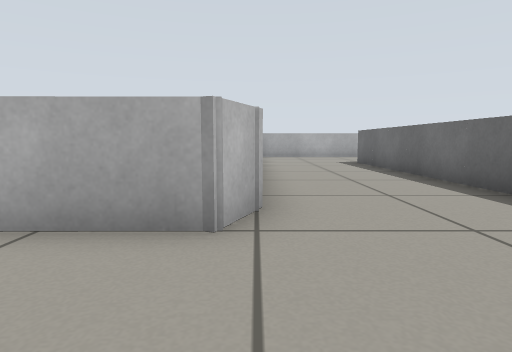
[1] (above)

20 first-person views from a walk through a world built for the Gazebo simulator. The camera is 0.41 m above the floor, tilts 6° down and sees 75° across. The floor is counted in squares, 0.5 m on a side. Each view is taken from the middle of a square. On the plan, view 1 faces up. The plan holds only what a view shows up to about 11 squares ahead; the rest is blank.

[2]
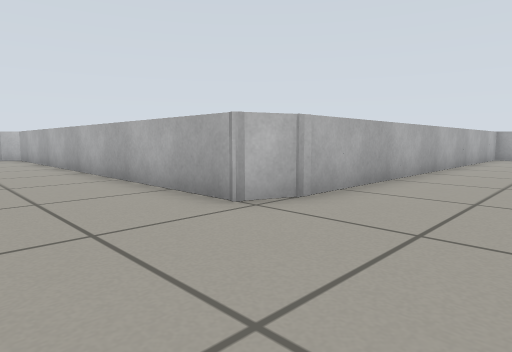

[3]
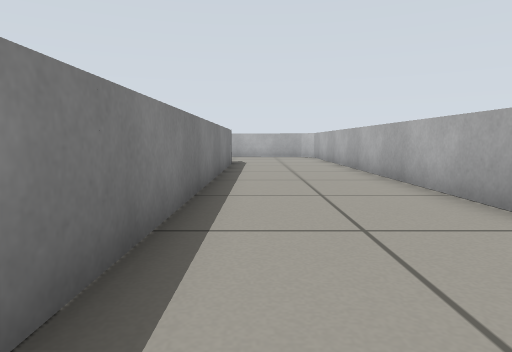

[4]
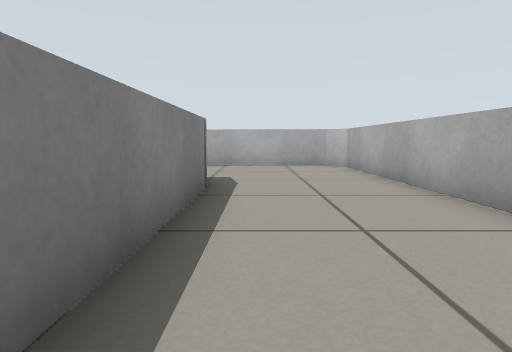

[5]
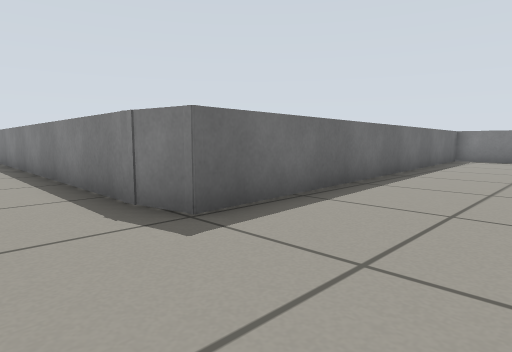

[6]
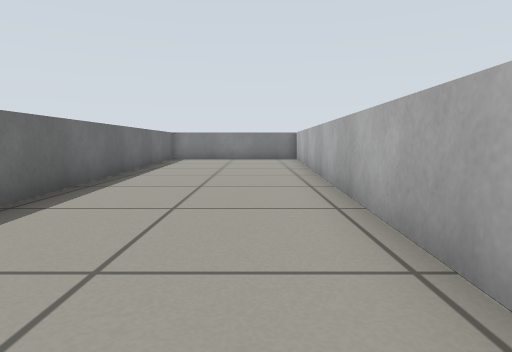

[7]
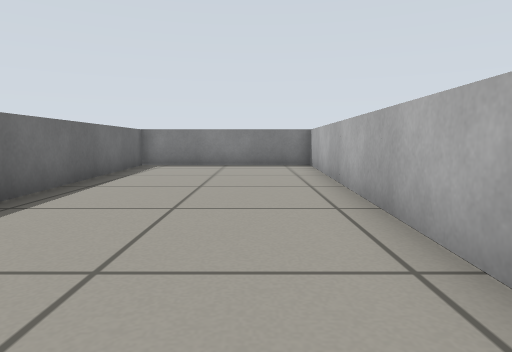

[8]
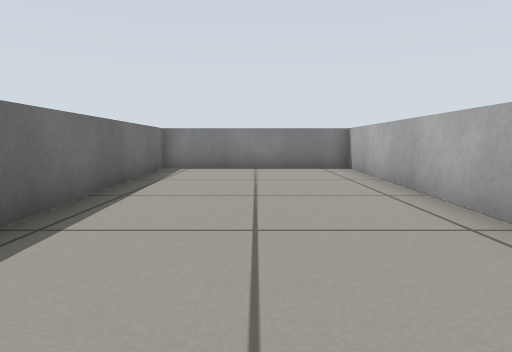

[9]
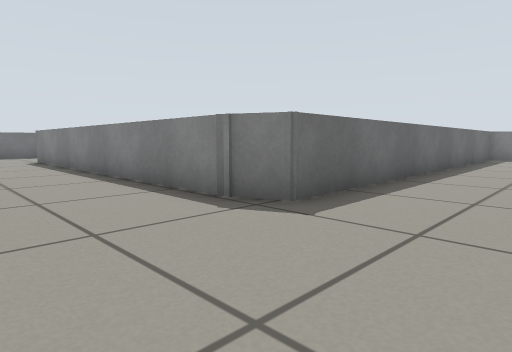

[10]
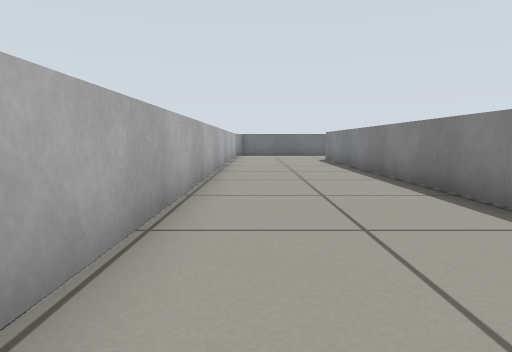

[11]
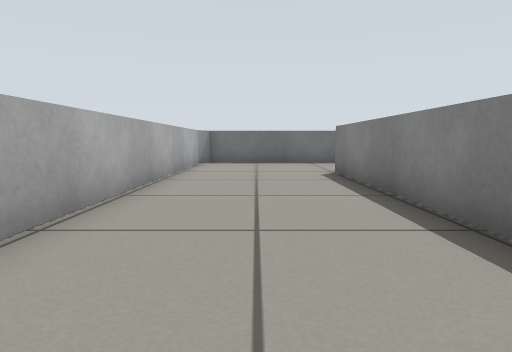

[12]
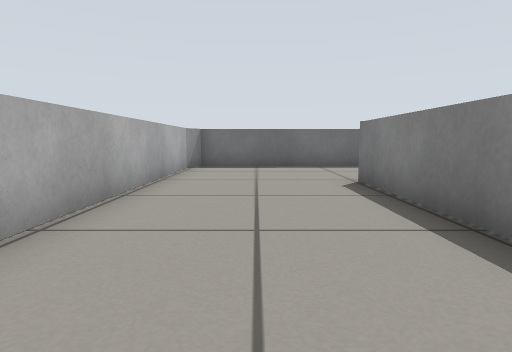

[13]
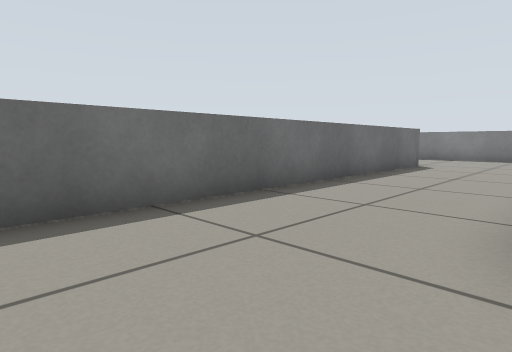

[14]
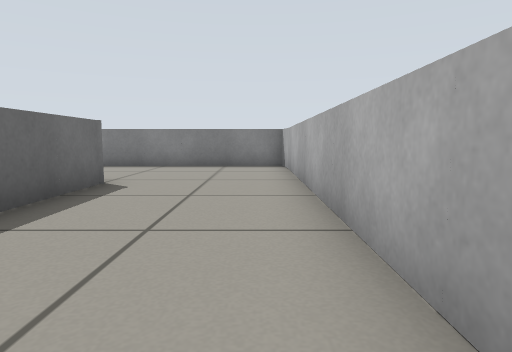

[15]
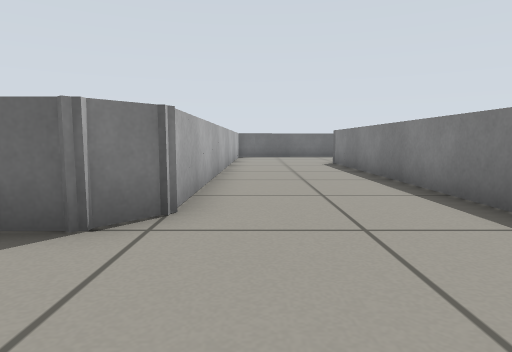

[16]
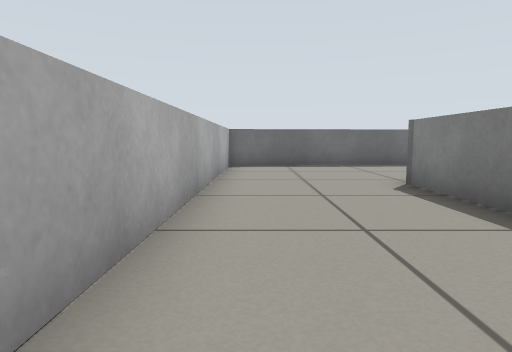

[17]
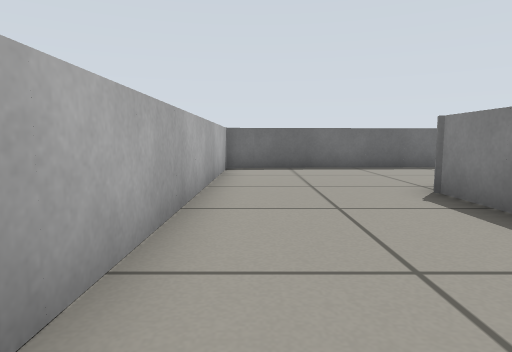

[18]
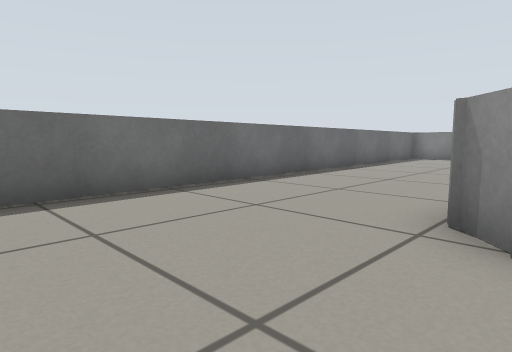

[19]
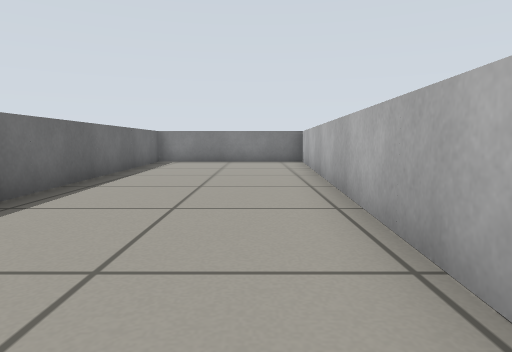

[20]
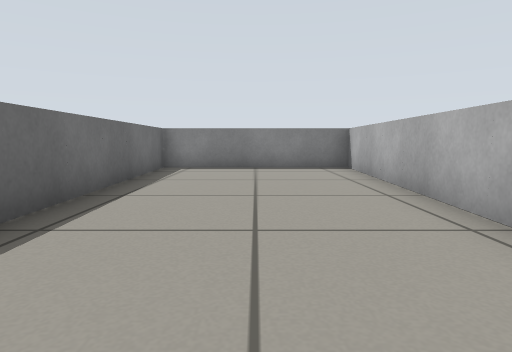

### Floor plan
Points are (right, up) in squares from view 1. A wall is a line through its corners. A room is listed if a view was taken in it or the views show most of it. See-through windows are left out.
Room 1 (views 1, 2, 3, 4, 5, 6, 7, 8, 9, 10, 11, 12, 13, 14, 15, 16, 17, 18, 19, 20)
walls: (3.9, 3.2) (3.8, 12.5) (4.8, 12.9) (15.6, 12.9); (0.1, 12.8) (0, 4) (-0.3, 3) (-13.6, 2.9) (-14.2, 2.3); (-9, -0.9) (1.9, -1); (16, 0.1) (16.1, -1) (29.3, -0.9) (30, -1.7); (16.1, 9) (16, -0.1); (-14.2, -0.4) (-14.8, -14.2) (-9.2, -14.2) (-9.9, -1.1) (-8.6, -0.8); (29.8, -2.4) (29.2, -14.2) (34.8, -14.2) (34.1, 2.1); (34.1, 2) (33.8, 2.9) (20.7, 3) (20, 3.6) (19.8, 16.8) (19.1, 17.1) (2.4, 17.1)

Where each view was taken, in squares from view 1:
view 1: 0 up, 0 right, facing up
view 2: 0 up, 3 right, facing up-left
view 3: 0 up, 3 right, facing left
view 4: 0 up, 3 left, facing left
view 5: 1 up, 13 left, facing down-right
view 6: 1 up, 13 left, facing down
view 7: 3 down, 13 left, facing down
view 8: 4 down, 12 left, facing down
view 9: 16 up, 1 right, facing down-right
view 10: 16 up, 1 right, facing right
view 11: 15 up, 7 right, facing right
view 12: 15 up, 9 right, facing right
view 13: 15 up, 16 right, facing down-right
view 14: 10 up, 17 right, facing down
view 15: 2 up, 17 right, facing right
view 16: 2 up, 23 right, facing right
view 17: 2 up, 24 right, facing right
view 18: 2 up, 29 right, facing down-right
view 19: 1 down, 31 right, facing down
view 20: 4 down, 32 right, facing down
